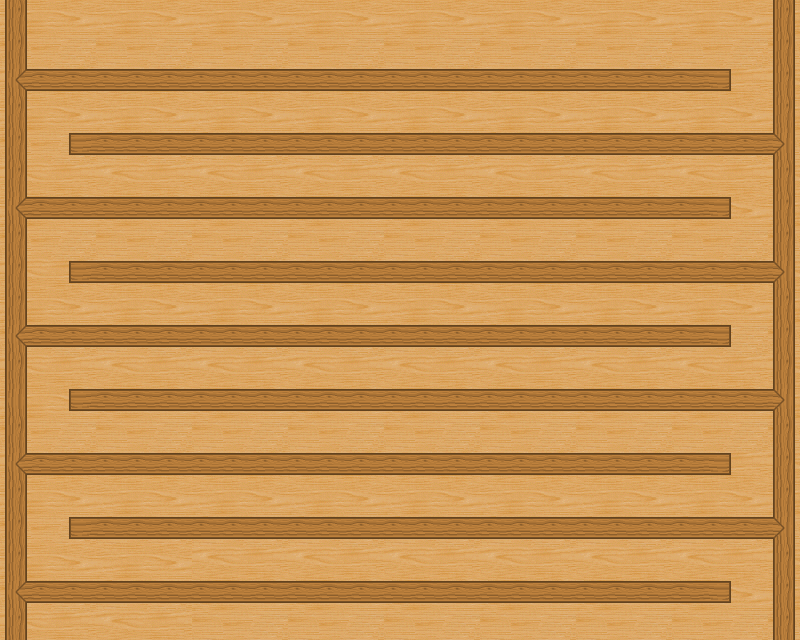

Below is a game level as drawn by its tile map, then a one-line description and the .tmx that defines it (tile-layer data replaced by summaries):
An orthogonal 25x20 tile map with 32x32 px tiles, 2 tile layers (Background, Tile Layer 1), 3 tilesets and 274 objects.

<map version="1.0" orientation="orthogonal" width="25" height="20" tilewidth="32" tileheight="32">
 <tileset firstgid="1" name="wood_large" tilewidth="32" tileheight="32">
  <image source="wood_large.png" width="128" height="160" />
 </tileset>
 <tileset firstgid="21" name="wood" tilewidth="32" tileheight="32">
  <image source="wood.gif" width="96" height="96" />
 </tileset>
 <tileset firstgid="30" name="Score" tilewidth="32" tileheight="32">
  <image source="Score.png" width="32" height="32" />
 </tileset>
 <layer name="Background" width="25" height="20">
  <data>[500 cells, 500 non-empty, 9 distinct tile ids]</data>
 </layer>
 <layer name="Tile Layer 1" width="25" height="20">
  <data>[500 cells, 238 non-empty, 7 distinct tile ids]</data>
 </layer>
 <objectgroup name="Collision Rect" width="25" height="20">
  <object x="23" y="67" width="709" height="25" />
  <object x="68" y="134" width="704" height="21" />
  <object x="27" y="199" width="703" height="20" />
  <object x="67" y="259" width="702" height="20" />
  <object x="24" y="325" width="705" height="22" />
  <object x="23" y="453" width="706" height="19" />
  <object x="67" y="516" width="706" height="23" />
  <object x="18" y="582" width="710" height="21" />
  <object x="0" y="0" width="24" height="641" />
  <object x="773" y="0" width="32" height="640" />
  <object x="67" y="389" width="706" height="20" />
 </objectgroup>
 <objectgroup name="Scores" width="25" height="20">
  <object gid="30" x="32" y="32" />
  <object gid="30" x="64" y="32" />
  <object gid="30" x="96" y="32" />
  <object gid="30" x="128" y="32" />
  <object gid="30" x="160" y="32" />
  <object gid="30" x="192" y="32" />
  <object gid="30" x="224" y="32" />
  <object gid="30" x="256" y="32" />
  <object gid="30" x="320" y="32" />
  <object gid="30" x="288" y="32" />
  <object gid="30" x="352" y="32" />
  <object gid="30" x="416" y="32" />
  <object gid="30" x="384" y="32" />
  <object gid="30" x="448" y="32" />
  <object gid="30" x="480" y="32" />
  <object gid="30" x="512" y="32" />
  <object gid="30" x="544" y="32" />
  <object gid="30" x="576" y="32" />
  <object gid="30" x="608" y="32" />
  <object gid="30" x="640" y="32" />
  <object gid="30" x="672" y="32" />
  <object gid="30" x="704" y="32" />
  <object gid="30" x="736" y="32" />
  <object gid="30" x="32" y="64" />
  <object gid="30" x="64" y="64" />
  <object gid="30" x="96" y="64" />
  <object gid="30" x="128" y="64" />
  <object gid="30" x="160" y="64" />
  <object gid="30" x="192" y="64" />
  <object gid="30" x="224" y="64" />
  <object gid="30" x="256" y="64" />
  <object gid="30" x="288" y="64" />
  <object gid="30" x="320" y="64" />
  <object gid="30" x="352" y="64" />
  <object gid="30" x="384" y="64" />
  <object gid="30" x="416" y="64" />
  <object gid="30" x="448" y="64" />
  <object gid="30" x="480" y="64" />
  <object gid="30" x="512" y="64" />
  <object gid="30" x="544" y="64" />
  <object gid="30" x="576" y="64" />
  <object gid="30" x="608" y="64" />
  <object gid="30" x="640" y="64" />
  <object gid="30" x="672" y="64" />
  <object gid="30" x="704" y="64" />
  <object gid="30" x="736" y="64" />
  <object gid="30" x="736" y="96" />
  <object gid="30" x="736" y="128" />
  <object gid="30" x="704" y="128" />
  <object gid="30" x="640" y="128" />
  <object gid="30" x="672" y="128" />
  <object gid="30" x="608" y="128" />
  <object gid="30" x="576" y="128" />
  <object gid="30" x="544" y="128" />
  <object gid="30" x="512" y="128" />
  <object gid="30" x="480" y="128" />
  <object gid="30" x="448" y="128" />
  <object gid="30" x="416" y="128" />
  <object gid="30" x="384" y="128" />
  <object gid="30" x="352" y="128" />
  <object gid="30" x="320" y="128" />
  <object gid="30" x="288" y="128" />
  <object gid="30" x="256" y="128" />
  <object gid="30" x="224" y="128" />
  <object gid="30" x="160" y="128" />
  <object gid="30" x="192" y="128" />
  <object gid="30" x="128" y="128" />
  <object gid="30" x="96" y="128" />
  <object gid="30" x="64" y="128" />
  <object gid="30" x="32" y="128" />
  <object gid="30" x="32" y="160" />
  <object gid="30" x="32" y="192" />
  <object gid="30" x="64" y="192" />
  <object gid="30" x="96" y="192" />
  <object gid="30" x="160" y="192" />
  <object gid="30" x="128" y="192" />
  <object gid="30" x="192" y="192" />
  <object gid="30" x="224" y="192" />
  <object gid="30" x="256" y="192" />
  <object gid="30" x="288" y="192" />
  <object gid="30" x="320" y="192" />
  <object gid="30" x="352" y="192" />
  <object gid="30" x="384" y="192" />
  <object gid="30" x="416" y="192" />
  <object gid="30" x="448" y="192" />
  <object gid="30" x="480" y="192" />
  <object gid="30" x="512" y="192" />
  <object gid="30" x="544" y="192" />
  <object gid="30" x="576" y="192" />
  <object gid="30" x="608" y="192" />
  <object gid="30" x="640" y="192" />
  <object gid="30" x="672" y="192" />
  <object gid="30" x="704" y="192" />
  <object gid="30" x="736" y="192" />
  <object gid="30" x="736" y="224" />
  <object gid="30" x="736" y="256" />
  <object gid="30" x="704" y="256" />
  <object gid="30" x="672" y="256" />
  <object gid="30" x="640" y="256" />
  <object gid="30" x="608" y="256" />
  <object gid="30" x="576" y="256" />
  <object gid="30" x="544" y="256" />
  <object gid="30" x="512" y="256" />
  <object gid="30" x="480" y="256" />
  <object gid="30" x="448" y="256" />
  <object gid="30" x="416" y="256" />
  <object gid="30" x="384" y="256" />
  <object gid="30" x="352" y="256" />
  <object gid="30" x="320" y="256" />
  <object gid="30" x="288" y="256" />
  <object gid="30" x="256" y="256" />
  <object gid="30" x="224" y="256" />
  <object gid="30" x="192" y="256" />
  <object gid="30" x="160" y="256" />
  <object gid="30" x="128" y="256" />
  <object gid="30" x="96" y="256" />
  <object gid="30" x="64" y="256" />
  <object gid="30" x="32" y="256" />
  <object gid="30" x="32" y="288" />
  <object gid="30" x="32" y="320" />
  <object gid="30" x="64" y="320" />
  <object gid="30" x="96" y="320" />
  <object gid="30" x="160" y="320" />
  <object gid="30" x="128" y="320" />
  <object gid="30" x="192" y="320" />
  <object gid="30" x="256" y="320" />
  <object gid="30" x="224" y="320" />
  <object gid="30" x="320" y="320" />
  <object gid="30" x="288" y="320" />
  <object gid="30" x="352" y="320" />
  <object gid="30" x="384" y="320" />
  <object gid="30" x="416" y="320" />
  <object gid="30" x="448" y="320" />
  <object gid="30" x="480" y="320" />
  <object gid="30" x="512" y="320" />
  <object gid="30" x="544" y="320" />
  <object gid="30" x="576" y="320" />
  <object gid="30" x="640" y="320" />
  <object gid="30" x="608" y="320" />
  <object gid="30" x="672" y="320" />
  <object gid="30" x="704" y="320" />
  <object gid="30" x="736" y="320" />
  <object gid="30" x="736" y="352" />
  <object gid="30" x="736" y="384" />
  <object gid="30" x="704" y="384" />
  <object gid="30" x="672" y="384" />
  <object gid="30" x="640" y="384" />
  <object gid="30" x="608" y="384" />
  <object gid="30" x="576" y="384" />
  <object gid="30" x="544" y="384" />
  <object gid="30" x="512" y="384" />
  <object gid="30" x="480" y="384" />
  <object gid="30" x="448" y="384" />
  <object gid="30" x="416" y="384" />
  <object gid="30" x="384" y="384" />
  <object gid="30" x="352" y="384" />
  <object gid="30" x="320" y="384" />
  <object gid="30" x="288" y="384" />
  <object gid="30" x="256" y="384" />
  <object gid="30" x="224" y="384" />
  <object gid="30" x="192" y="384" />
  <object gid="30" x="160" y="384" />
  <object gid="30" x="128" y="384" />
  <object gid="30" x="96" y="384" />
  <object gid="30" x="32" y="384" />
  <object gid="30" x="32" y="416" />
  <object gid="30" x="32" y="448" />
  <object gid="30" x="64" y="448" />
  <object gid="30" x="96" y="448" />
  </objectgroup>
</map>
<!-- 94 of 274 objects omitted -->
